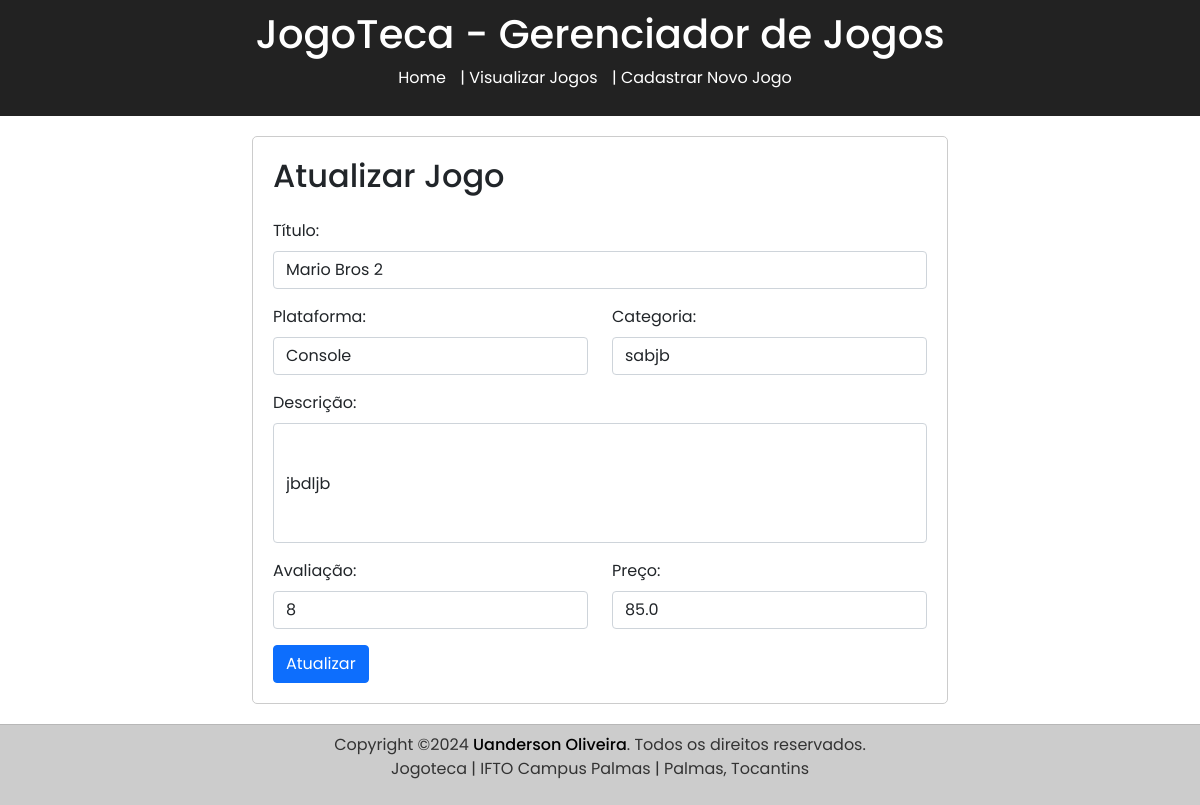
Page /jogoteca/update/2 on the earlier database version.
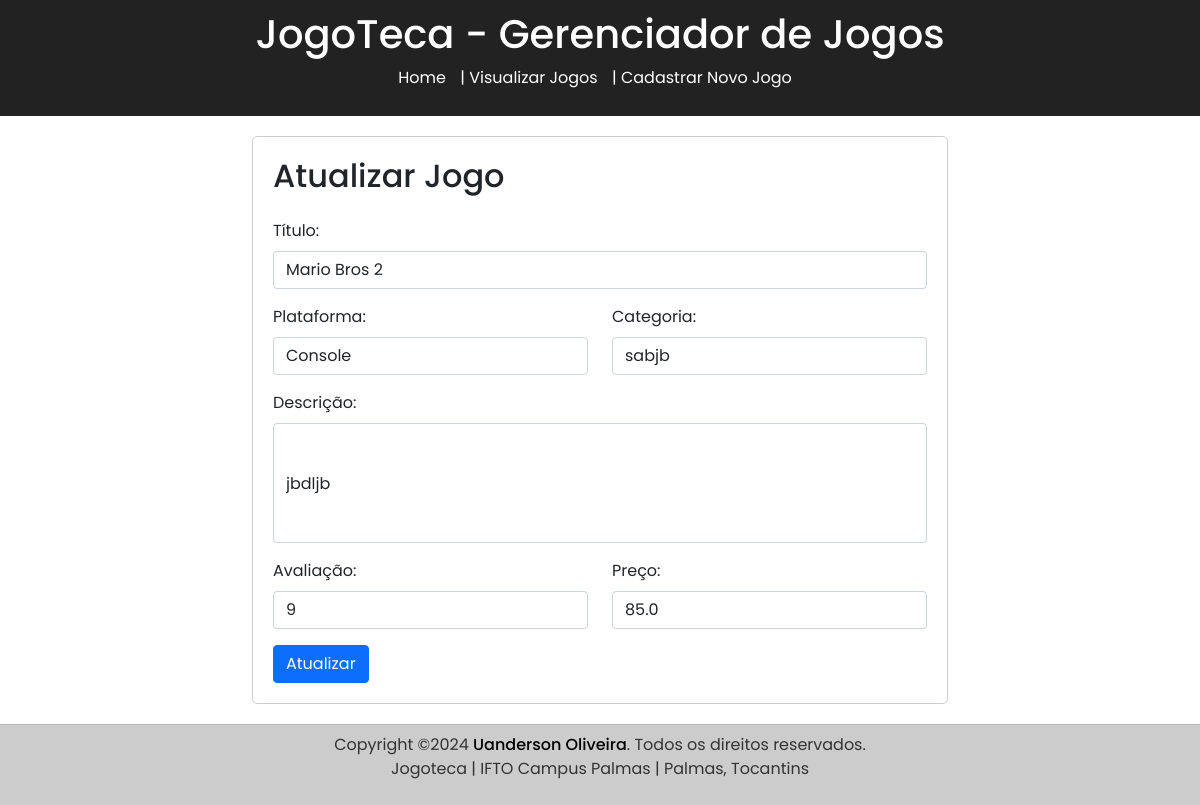
Same page on the later database version.
### models.py (models this page shows, shortened)
class Jogo(db.Model):
    __tablename__ = 'jogo'
    id = db.Column(db.Integer, primary_key=True)
    titulo = db.Column(db.String(100), nullable=False)
    plataforma = db.Column(db.String(100), nullable=False)
    categoria = db.Column(db.String(100), nullable=False)
    descricao = db.Column(db.Text, nullable=False)
    avaliacao = db.Column(db.Integer, nullable=False)
    preco = db.Column(db.Float, nullable=False)

### jogotecaproject.py (the view, shortened to what this page needs)
@blueprint_jogos.route('/update/<int:id>', methods=['GET', 'POST'])
def update(id):
    jogo = Jogo.query.get(id)
    if request.method == 'GET':
        return render_template('jogo_update.html', jogo=jogo)

### templates/jogo_update.html (shortened to what this page needs)
{% extends 'base.html' %}
{% block content %}
    <form action="/jogoteca/update/{{ jogo.id }}" method="post" id="create">
        <h2 class="mb-4 ">Atualizar  Jogo</h2>
        <div class="mb-3">
            <label for="titulo" class="form-label">Título:</label>
            <input type="text" class="form-control" id="titulo" name="titulo" value="{{ jogo.titulo }}">
        </div>
        <div class="row mb-3">
            <div class="col-md-6">
                <label for="plataforma" class="form-label">Plataforma:</label>
                <input type="text" class="form-control" id="plataforma" name="plataforma" value="{{ jogo.plataforma }}">
            </div>
            <div class="col-md-6">
                <label for="categoria" class="form-label">Categoria:</label>
                <input type="text" class="form-control" id="categoria" name="categoria" value="{{ jogo.categoria }}">
            </div>
        </div>
        <div class="mb-3">
            <label for="descricao" class="form-label">Descrição:</label>
            <input class="form-control" id="descricao" name="descricao" rows="3" value="{{ jogo.descricao }}"
            style="width: 100%; height: 120px;"
            >
        </div>
        <div class="row mb-3">
            <div class="col-md-6">
                <label for="avaliacao" class="form-label">Avaliação:</label>
                <input type="number" step="0.5" min="0" max="10" class="form-control" id="avaliacao" name="avaliacao" value="{{ jogo.avaliacao }}" >
            </div>
            <div class="col-md-6">
                <label for="preco" class="form-label">Preço:</label>
                <input type="number" step="0.01" class="form-control" id="preco" name="preco" value="{{ jogo.preco }}">
            </div>
        </div>
        <button type="submit" class="btn btn-primary">Atualizar</button>
    </form>
{% endblock %}

Differences in the rows shown:
changed Jogo "Mario Bros 2": avaliacao "8" → "9"
